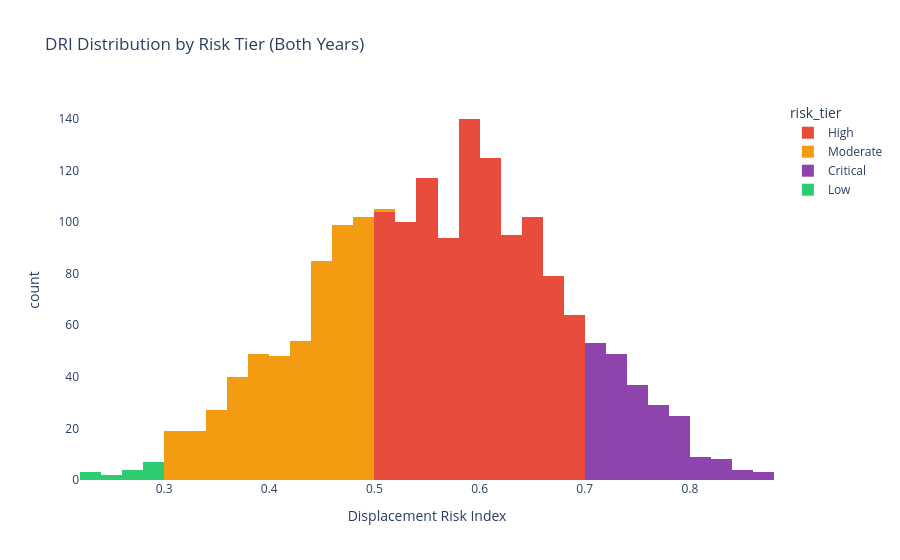

Write notebook code for a chart like this one.
### Code cell
fig = px.histogram(
    df.dropna(subset=["displacement_risk_index"]),
    x="displacement_risk_index", color="risk_tier", nbins=50,
    title="DRI Distribution by Risk Tier (Both Years)",
    color_discrete_map={"Low":"#2ecc71","Moderate":"#f39c12",
                        "High":"#e74c3c","Critical":"#8e44ad"},
    labels={"displacement_risk_index":"Displacement Risk Index"}
)
fig.update_layout(plot_bgcolor="white", paper_bgcolor="white")
fig.show()

### Figure 1 — Plotly figure (JSON) as saved in the notebook; plotly's stock layout.template omitted (floating-point values rounded to 4 significant figures; data arrays with more than 128 entries replaced by an {"elided": "..."} marker saying what was removed)
{"data": [{"bingroup": "x", "hovertemplate": "risk_tier=High<br>Displacement Risk Index=%{x}<br>count=%{y}<extra></extra>", "legendgroup": "High", "marker": {"color": "#e74c3c", "pattern": {"shape": ""}}, "name": "High", "nbinsx": 50, "orientation": "v", "showlegend": true, "type": "histogram", "x": {"elided": "1020 float values"}, "xaxis": "x", "yaxis": "y"}, {"bingroup": "x", "hovertemplate": "risk_tier=Moderate<br>Displacement Risk Index=%{x}<br>count=%{y}<extra></extra>", "legendgroup": "Moderate", "marker": {"color": "#f39c12", "pattern": {"shape": ""}}, "name": "Moderate", "nbinsx": 50, "orientation": "v", "showlegend": true, "type": "histogram", "x": {"elided": "543 float values"}, "xaxis": "x", "yaxis": "y"}, {"bingroup": "x", "hovertemplate": "risk_tier=Critical<br>Displacement Risk Index=%{x}<br>count=%{y}<extra></extra>", "legendgroup": "Critical", "marker": {"color": "#8e44ad", "pattern": {"shape": ""}}, "name": "Critical", "nbinsx": 50, "orientation": "v", "showlegend": true, "type": "histogram", "x": {"elided": "217 float values"}, "xaxis": "x", "yaxis": "y"}, {"bingroup": "x", "hovertemplate": "risk_tier=Low<br>Displacement Risk Index=%{x}<br>count=%{y}<extra></extra>", "legendgroup": "Low", "marker": {"color": "#2ecc71", "pattern": {"shape": ""}}, "name": "Low", "nbinsx": 50, "orientation": "v", "showlegend": true, "type": "histogram", "x": [0.2685, 0.2267, 0.2557, 0.2623, 0.2633, 0.2379, 0.2966, 0.2986, 0.2436, 0.2804, 0.2917, 0.2627, 0.2852, 0.2385, 0.2972, 0.2875], "xaxis": "x", "yaxis": "y"}], "layout": {"barmode": "relative", "legend": {"title": {"text": "risk_tier"}, "tracegroupgap": 0}, "paper_bgcolor": "white", "plot_bgcolor": "white", "title": {"text": "DRI Distribution by Risk Tier (Both Years)"}, "xaxis": {"anchor": "y", "domain": [0, 1], "title": {"text": "Displacement Risk Index"}}, "yaxis": {"anchor": "x", "domain": [0, 1], "title": {"text": "count"}}}}
